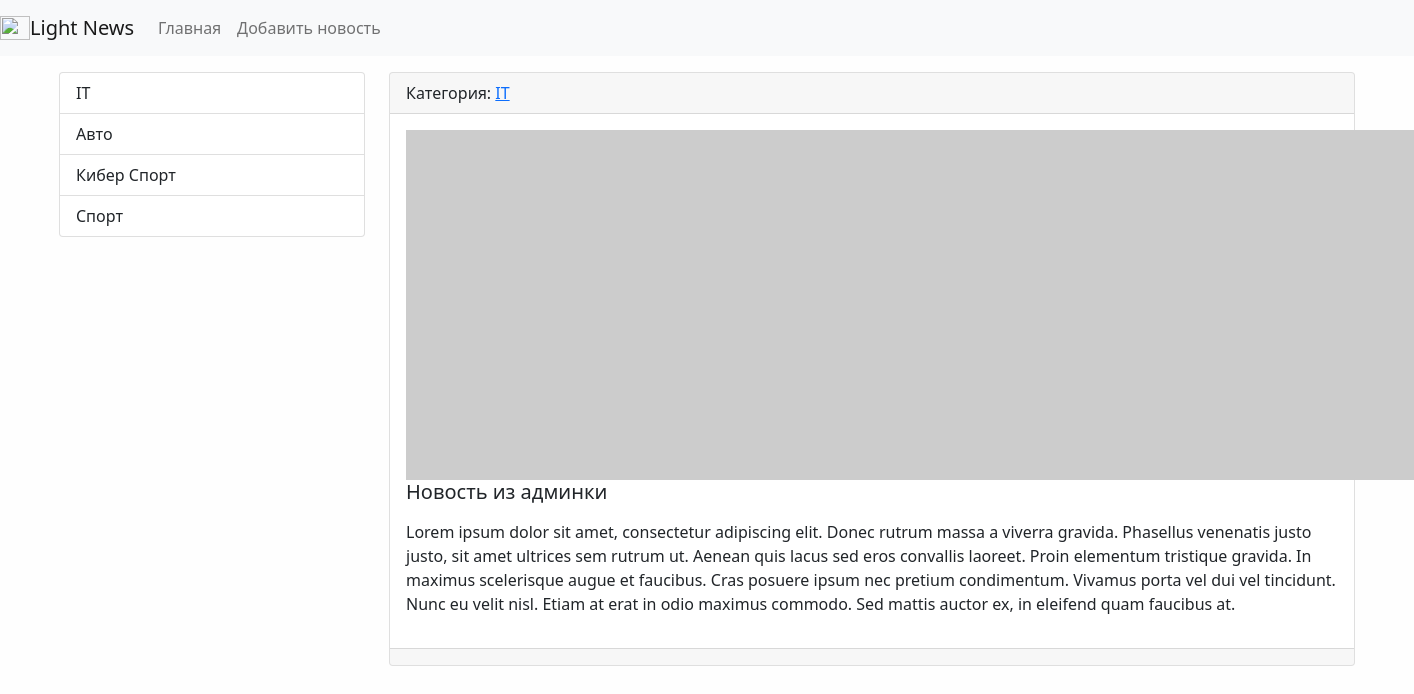
Page /news/news/9/ on the earlier database version.
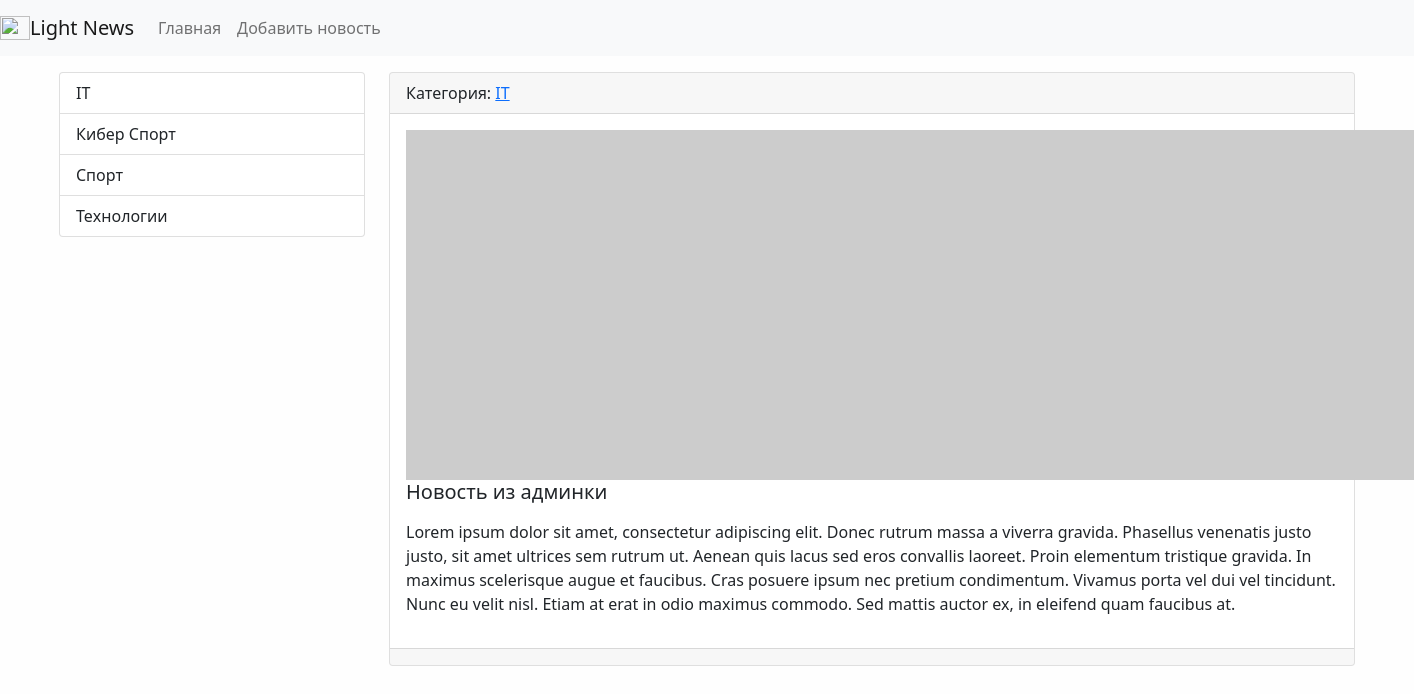
Same page on the later database version.
### news/models.py (models this page shows)
class Category(models.Model):
    title = models.CharField(max_length=150, db_index=True)
    def get_absolute_url(self):
        return reverse_lazy('category', kwargs={'category_id': self.pk})
    def __str__(self):
        return self.title
    class Meta:
        verbose_name = 'Категория'
        verbose_name_plural = 'Категории'
        ordering = ['title']

### news/views.py (the view)
# urls.py: path('news/<int:news_id>/', view_news, name='view_news'),
def view_news(request, news_id):
    news_item = get_object_or_404(News, pk=news_id)
    return render(request, 'news/view_news.html', {'news_item': news_item})

### news/templatetags/news_tags.py (called while the page is built)
@register.inclusion_tag('news/list_categories.html')
def show_categories():
    categories = Category.objects.all()
    return {'categories': categories}

### news/templates/news/view_news.html (shortened to what this page needs)
{% extends 'base.html' %}
{% block sidebar %}
{% include 'inc/_sidebar.html' %}
{% endblock %}
{% block content %}
<div class="card mb-3">
    <div class="card-header">
        Категория: <a href="{{ news_item.category.get_absolute_url }}">{{ news_item.category }}</a>
    </div>
    <div class="card-body">
        <div class="media">
            {% if item.photo %}
            <img src="{{ news_item.photo.url }}" alt="" width="350" class="mr-3">
            {% else %}
            <img src="https://picsum.photos/id/1060/350/235/?blur=2" alt="" class="mr-3">
            {% endif %}
            <div class="media-body">
                <h5 class="card-title">{{ news_item.title }}</h5>
                <p class="card-text">{{ news_item.content|safe|linebreaks }}</p>
            </div>
        </div>
    </div>
    <div class="card-footer text-muted">
    </div>
</div>
{% endblock %}

### news/templates/news/list_categories.html
<div class="list-group">
    {% for item in categories %}
    <a href="{{ item.get_absolute_url }}" class="list-group-item list-group-item-action">
        {{ item.title }}</a>
    {% endfor %}
</div>

Differences in the rows shown:
changed Category: title "Авто" → "Технологии"; moves down the list
